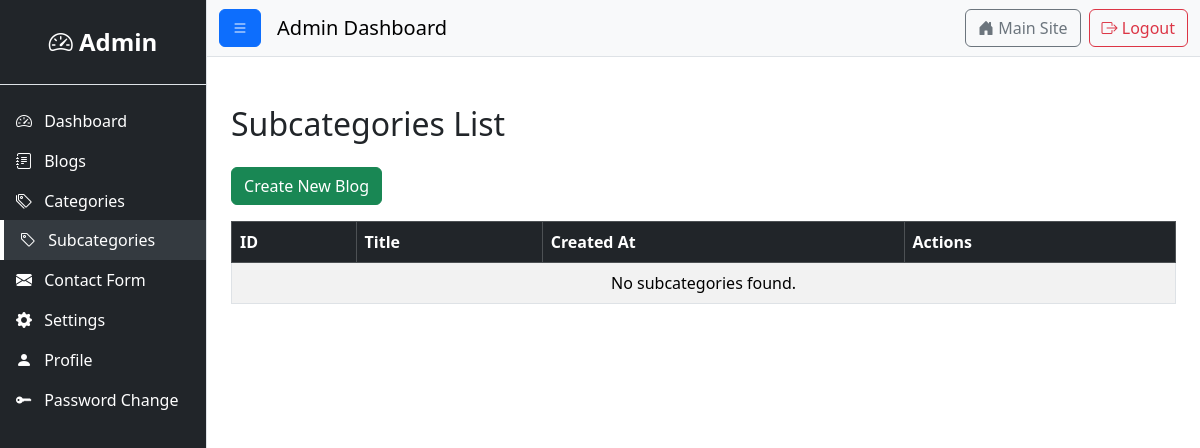
Before: /user/subcategories (signed in) with the older database file.
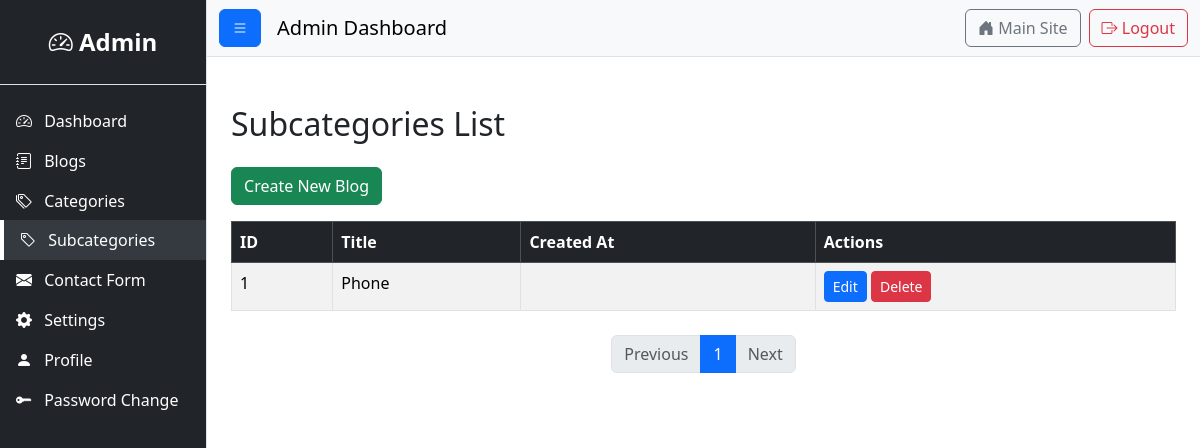
After: the same page with the newer database file.
### blog/models.py (models this page shows, shortened)
class SubCategory(models.Model):
    id = models.AutoField(primary_key=True)
    category = models.ForeignKey(
        Category,
        related_name='subcategories',
        on_delete=models.CASCADE
    )
    name = models.CharField(max_length=100)
    description = models.TextField(blank=True, null=True)
    slug = models.SlugField(unique=True, blank=True)
    class Meta:
        verbose_name = "SubCategory"
        verbose_name_plural = "SubCategories"

### user/views.py (the view)
# urls.py: path('subcategories', views.all_subcategories , name='all-subcategories'),
@login_required
def all_subcategories(request):
    subcategories = SubCategory.objects.all().order_by('name')
    paginator = Paginator(subcategories, 12)  # 12 blogs per page
    page_number = request.GET.get('page')
    page_obj = paginator.get_page(page_number)
    context ={
        'subcategories': page_obj,
        'page_obj': page_obj,
    }
    return render(request , 'user/subcategory_list.html' , context)

### home/context_processors.py (called while the page is built)
def websetting_processor(request):
    websetting = Websetting.objects.first()
    return {'websetting': websetting}

### user/templates/user/subcategory_list.html (shortened to what this page needs)
{% extends "base.html" %}
{% load static %}
{% block content %}
<div class="container mt-5">
    <h2 class="mb-4">Subcategories List</h2>
    <a href="{% url 'blog:subcategory-create' %}" class="btn btn-success mb-3">Create New Blog</a>
    <table class="table table-bordered table-striped">
        <thead class="table-dark">
            <tr>
                <th>ID</th>
                <th>Title</th>
                <th>Created At</th>
                <th>Actions</th>
            </tr>
        </thead>
        <tbody>
            {% for c in subcategories %}
            <tr>
                <td>{{ c.id }}</td>
                <td>{{ c.name }}</td>
                <td>{{ c.created_at|date:"Y-m-d H:i" }}</td>
                <td>
                    <a href="{% url 'blog:subcategories-edit' c.id %}" class="btn btn-primary btn-sm">Edit</a>
                    <form action="{% url 'blog:subcategories-delete' c.id %}" method="post" class="d-inline">
                        <button type="submit" class="btn btn-danger btn-sm" onclick="return confirm('Are you sure?');">Delete</button>
                    </form>
                </td>
            </tr>
            {% empty %}
            <tr>
                <td colspan="4" class="text-center">No subcategories found.</td>
            </tr>
            {% endfor %}
        </tbody>
    </table>
    {% if page_obj %}
    <nav aria-label="Page navigation">
      <ul class="pagination justify-content-center mt-4">
        {% if page_obj.has_previous %}
          <li class="page-item">
            <a class="page-link" href="?page={{ page_obj.previous_page_number }}">Previous</a>
          </li>
        {% else %}
          <li class="page-item disabled"><span class="page-link">Previous</span></li>
        {% endif %}
        {% for num in page_obj.paginator.page_range %}
          {% if page_obj.number == num %}
            <li class="page-item active"><span class="page-link">{{ num }}</span></li>
          {% elif num > page_obj.number|add:-3 and num < page_obj.number|add:3 %}
            <li class="page-item"><a class="page-link" href="?page={{ num }}">{{ num }}</a></li>
          {% endif %}
        {% endfor %}
        {% if page_obj.has_next %}
          <li class="page-item">
            <a class="page-link" href="?page={{ page_obj.next_page_number }}">Next</a>
          </li>
        {% else %}
          <li class="page-item disabled"><span class="page-link">Next</span></li>
        {% endif %}
      </ul>
    </nav>
    {% endif %}
</div>
{% endblock %}

Changed rows visible on the page:
added SubCategory: id "1", name "Phone"
Other visible differences:
text no longer shown: "No subcategories found."
text now shown: "Previous Next"
new list line: "1"
